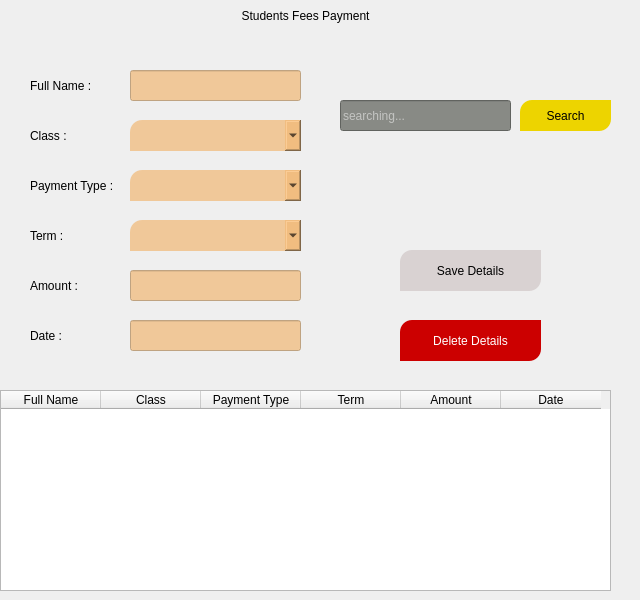
                <widget class="QWidget" name="studentFees">
                 <attribute name="title">
                  <string>studentFees</string>
                 </attribute>
                 <widget class="QLabel" name="label_67">
                  <property name="geometry">
                   <rect>
                    <x>30</x>
                    <y>170</y>
                    <width>111</width>
                    <height>31</height>
                   </rect>
                  </property>
                  <property name="styleSheet">
                   <string notr="true">background-color: transparent;</string>
                  </property>
                  <property name="text">
                   <string>Payment Type :</string>
                  </property>
                 </widget>
                 <widget class="QLineEdit" name="student_name_12">
                  <property name="geometry">
                   <rect>
                    <x>130</x>
                    <y>70</y>
                    <width>171</width>
                    <height>31</height>
                   </rect>
                  </property>
                  <property name="styleSheet">
                   <string notr="true">background-color: rgba(241, 185, 119, 181);</string>
                  </property>
                  <property name="clearButtonEnabled">
                   <bool>true</bool>
                  </property>
                 </widget>
                 <widget class="QComboBox" name="student_class_6">
                  <property name="geometry">
                   <rect>
                    <x>130</x>
                    <y>120</y>
                    <width>171</width>
                    <height>31</height>
                   </rect>
                  </property>
                  <property name="styleSheet">
                   <string notr="true">background-color: rgba(241, 185, 119, 181);
border-top-left-radius:12px;</string>
                  </property>
                  <property name="placeholderText">
                   <string>class .....</string>
                  </property>
                  <item>
                   <property name="text">
                    <string>Crache</string>
                   </property>
                  </item>
                  <item>
                   <property name="text">
                    <string>Nursery 1</string>
                   </property>
                  </item>
                  <item>
                   <property name="text">
                    <string>Nursery 2</string>
                   </property>
                  </item>
                  <item>
                   <property name="text">
                    <string>Kindergaten 1</string>
                   </property>
                  </item>
                  <item>
                   <property name="text">
                    <string>Kindergaten 2</string>
                   </property>
                  </item>
                  <item>
                   <property name="text">
                    <string>Class 1</string>
                   </property>
                  </item>
                  <item>
                   <property name="text">
                    <string>Class 2</string>
                   </property>
                  </item>
                  <item>
                   <property name="text">
                    <string>Class 3</string>
                   </property>
                  </item>
                  <item>
                   <property name="text">
                    <string>Class 4</string>
                   </property>
                  </item>
                  <item>
                   <property name="text">
                    <string>Class 5</string>
                   </property>
                  </item>
                  <item>
                   <property name="text">
                    <string>Class 6</string>
                   </property>
                  </item>
                  <item>
                   <property name="text">
                    <string>JHS 1</string>
                   </property>
                  </item>
                  <item>
                   <property name="text">
                    <string>JHS 2</string>
                   </property>
                  </item>
                  <item>
                   <property name="text">
                    <string>JHS 3</string>
                   </property>
                  </item>
                 </widget>
                 <widget class="QLabel" name="label_68">
                  <property name="geometry">
                   <rect>
                    <x>30</x>
                    <y>70</y>
                    <width>91</width>
                    <height>31</height>
                   </rect>
                  </property>
                  <property name="styleSheet">
                   <string notr="true">background-color: transparent;</string>
                  </property>
                  <property name="text">
                   <string>Full Name :</string>
                  </property>
                 </widget>
                 <widget class="QLabel" name="label_69">
                  <property name="geometry">
                   <rect>
                    <x>30</x>
                    <y>220</y>
                    <width>91</width>
                    <height>31</height>
                   </rect>
                  </property>
                  <property name="styleSheet">
                   <string notr="true">background-color: transparent;</string>
                  </property>
                  <property name="text">
                   <string>Term :</string>
                  </property>
                 </widget>
                 <widget class="QTableWidget" name="tableWidget_8">
                  <property name="geometry">
                   <rect>
                    <x>0</x>
                    <y>390</y>
                    <width>611</width>
                    <height>201</height>
                   </rect>
                  </property>
                  <column>
                   <property name="text">
                    <string>Full Name</string>
                   </property>
                  </column>
                  <column>
                   <property name="text">
                    <string>Class</string>
                   </property>
                  </column>
                  <column>
                   <property name="text">
                    <string>Payment Type</string>
                   </property>
                  </column>
                  <column>
                   <property name="text">
                    <string>Term</string>
                   </property>
                  </column>
                  <column>
                   <property name="text">
                    <string>Amount</string>
                   </property>
                  </column>
                  <column>
                   <property name="text">
                    <string>Date</string>
                   </property>
                  </column>
                 </widget>
                 <widget class="QComboBox" name="fees_type">
                  <property name="geometry">
                   <rect>
                    <x>130</x>
                    <y>170</y>
                    <width>171</width>
                    <height>31</height>
                   </rect>
                  </property>
                  <property name="styleSheet">
                   <string notr="true">background-color: rgba(241, 185, 119, 181);
border-top-left-radius:12px;</string>
                  </property>
                  <property name="placeholderText">
                   <string>type...</string>
                  </property>
                  <item>
                   <property name="text">
                    <string>Exams Fees</string>
                   </property>
                  </item>
                  <item>
                   <property name="text">
                    <string>Fedding Fees</string>
                   </property>
                  </item>
                  <item>
                   <property name="text">
                    <string>School Fees</string>
                   </property>
                  </item>
                 </widget>
                 <widget class="QComboBox" name="schoo_term_2">
                  <property name="geometry">
                   <rect>
                    <x>130</x>
                    <y>220</y>
                    <width>171</width>
                    <height>31</height>
                   </rect>
                  </property>
                  <property name="styleSheet">
                   <string notr="true">background-color: rgba(241, 185, 119, 181);
border-top-left-radius:12px;</string>
                  </property>
                  <property name="placeholderText">
                   <string>term ...</string>
                  </property>
                  <item>
                   <property name="text">
                    <string>Term 1</string>
                   </property>
                  </item>
                  <item>
                   <property name="text">
                    <string>Term 2</string>
                   </property>
                  </item>
                  <item>
                   <property name="text">
                    <string>Term 3</string>
                   </property>
                  </item>
                 </widget>
                 <widget class="QLabel" name="label_70">
                  <property name="geometry">
                   <rect>
                    <x>-10</x>
                    <y>0</y>
                    <width>631</width>
                    <height>31</height>
                   </rect>
                  </property>
                  <property name="styleSheet">
                   <string notr="true">font: 700 17pt &quot;Roboto&quot;;
background-color: transparent;</string>
                  </property>
                  <property name="text">
                   <string>Students Fees Payment</string>
                  </property>
                  <property name="alignment">
                   <set>Qt::AlignCenter</set>
                  </property>
                 </widget>
                 <widget class="QLabel" name="label_72">
                  <property name="geometry">
                   <rect>
                    <x>30</x>
                    <y>120</y>
                    <width>91</width>
                    <height>31</height>
                   </rect>
                  </property>
                  <property name="styleSheet">
                   <string notr="true">background-color: transparent;</string>
                  </property>
                  <property name="text">
                   <string>Class :</string>
                  </property>
                 </widget>
                 <widget class="QLabel" name="label_73">
                  <property name="geometry">
                   <rect>
                    <x>30</x>
                    <y>270</y>
                    <width>91</width>
                    <height>31</height>
                   </rect>
                  </property>
                  <property name="styleSheet">
                   <string notr="true">background-color: transparent;</string>
                  </property>
                  <property name="text">
                   <string>Amount :</string>
                  </property>
                 </widget>
                 <widget class="QLineEdit" name="amount_Paid">
                  <property name="geometry">
                   <rect>
                    <x>130</x>
                    <y>270</y>
                    <width>171</width>
                    <height>31</height>
                   </rect>
                  </property>
                  <property name="styleSheet">
                   <string notr="true">background-color: rgba(241, 185, 119, 181);</string>
                  </property>
                  <property name="clearButtonEnabled">
                   <bool>true</bool>
                  </property>
                 </widget>
                 <widget class="QLabel" name="label_74">
                  <property name="geometry">
                   <rect>
                    <x>30</x>
                    <y>320</y>
                    <width>91</width>
                    <height>31</height>
                   </rect>
                  </property>
                  <property name="styleSheet">
                   <string notr="true">background-color: transparent;</string>
                  </property>
                  <property name="text">
                   <string>Date :</string>
                  </property>
                 </widget>
                 <widget class="QLineEdit" name="paymentDate">
                  <property name="geometry">
                   <rect>
                    <x>130</x>
                    <y>320</y>
                    <width>171</width>
                    <height>31</height>
                   </rect>
                  </property>
                  <property name="styleSheet">
                   <string notr="true">background-color: rgba(241, 185, 119, 181);</string>
                  </property>
                  <property name="clearButtonEnabled">
                   <bool>true</bool>
                  </property>
                 </widget>
                 <widget class="QPushButton" name="btn_search_6">
                  <property name="geometry">
                   <rect>
                    <x>520</x>
                    <y>100</y>
                    <width>91</width>
                    <height>31</height>
                   </rect>
                  </property>
                  <property name="cursor">
                   <cursorShape>PointingHandCursor</cursorShape>
                  </property>
                  <property name="styleSheet">
                   <string notr="true">QPushButton{
	background-color: rgb(237, 212, 0);
border-top-left-radius: 12px;
border-bottom-right-radius: 12px;
}
QPushButton:hover{
	color: rgb(255, 255, 255);
	background-color: rgb(138, 226, 52);
	border-top-left-radius: 12px;
	border-bottom-right-radius: 12px;
}</string>
                  </property>
                  <property name="text">
                   <string>Search</string>
                  </property>
                  <property name="icon">
                   <iconset>
                    <normaloff>assets/buttons/search.svg</normaloff>assets/buttons/search.svg</iconset>
                  </property>
                  <property name="iconSize">
                   <size>
                    <width>20</width>
                    <height>20</height>
                   </size>
                  </property>
                 </widget>
                 <widget class="QLineEdit" name="payment_search">
                  <property name="geometry">
                   <rect>
                    <x>340</x>
                    <y>100</y>
                    <width>171</width>
                    <height>31</height>
                   </rect>
                  </property>
                  <property name="styleSheet">
                   <string notr="true">background-color: rgb(136, 138, 133);
color: rgb(255, 255, 255);</string>
                  </property>
                  <property name="placeholderText">
                   <string>searching...</string>
                  </property>
                  <property name="clearButtonEnabled">
                   <bool>false</bool>
                  </property>
                 </widget>
                 <widget class="QPushButton" name="btn_register_10">
                  <property name="geometry">
                   <rect>
                    <x>400</x>
                    <y>250</y>
                    <width>141</width>
                    <height>41</height>
                   </rect>
                  </property>
                  <property name="cursor">
                   <cursorShape>PointingHandCursor</cursorShape>
                  </property>
                  <property name="styleSheet">
                   <string notr="true">QPushButton{
	background-color: rgba(214, 205, 205, 221);
border-top-left-radius: 12px;
border-bottom-right-radius: 12px;
}
QPushButton:hover{
	background-color: rgb(138, 226, 52);
	border-top-left-radius: 12px;
	border-bottom-right-radius: 12px;
}</string>
                  </property>
                  <property name="text">
                   <string>Save Details</string>
                  </property>
                  <property name="icon">
                   <iconset>
                    <normaloff>assets/buttons/save.svg</normaloff>assets/buttons/save.svg</iconset>
                  </property>
                  <property name="iconSize">
                   <size>
                    <width>20</width>
                    <height>20</height>
                   </size>
                  </property>
                 </widget>
                 <widget class="QPushButton" name="btn_delete_5">
                  <property name="geometry">
                   <rect>
                    <x>400</x>
                    <y>320</y>
                    <width>141</width>
                    <height>41</height>
                   </rect>
                  </property>
                  <property name="cursor">
                   <cursorShape>PointingHandCursor</cursorShape>
                  </property>
                  <property name="styleSheet">
                   <string notr="true">QPushButton{
	color: rgb(255, 255, 255);
	background-color: rgb(204, 0, 0);
border-top-left-radius: 12px;
border-bottom-right-radius: 12px;
}
QPushButton:hover{
	color: rgb(255, 255, 255);
	background-color: rgb(138, 226, 52);
	border-top-left-radius: 12px;
	border-bottom-right-radius: 12px;
}</string>
                  </property>
                  <property name="text">
                   <string>Delete Details</string>
                  </property>
                  <property name="icon">
                   <iconset>
                    <normaloff>assets/buttons/trash-2.svg</normaloff>assets/buttons/trash-2.svg</iconset>
                  </property>
                  <property name="iconSize">
                   <size>
                    <width>20</width>
                    <height>20</height>
                   </size>
                  </property>
                 </widget>
                </widget>
